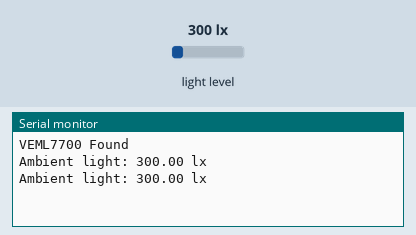
This sketch was run on a simulated Arduino Uno, built with avr-gcc and run on an emulated ATmega328P. Parts: the last lines printed to the serial monitor. The test bench sets the inputs (shaded band); at power-on: light level 300 lx.

Above: at 1.8 s.
1.9 s: light level set to 40 lx
At 2.8 s:
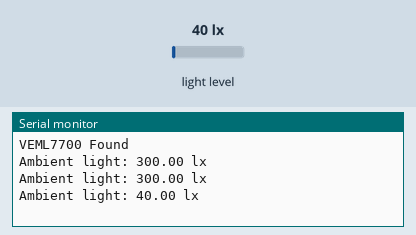
3.4 s: light level set to 500 lx
At 4.8 s:
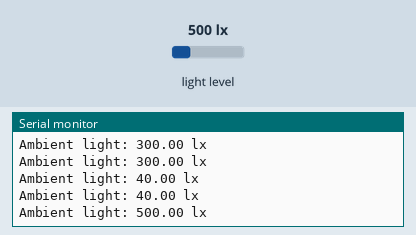
Timing chart, 0 to 6.4 s (numbered marks = the images above; inputs shaded):
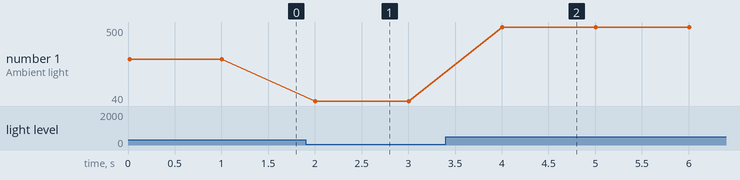

Measured:
- after the input at 1.9 s, the serial monitor: prints a new line after 0.10 s (image 1)
- after the input at 3.4 s, the serial monitor: prints a new line after 0.61 s (image 2)
- plotted number 1: 300 → 40 after the input at 1.9 s, 40 → 500 after the input at 3.4 s

The sketch:

LuxSensor.ino
```cpp
#include <Wire.h>
#include <Adafruit_VEML7700.h>

Adafruit_VEML7700 veml = Adafruit_VEML7700();

void setup() {
  Serial.begin(9600);
  // Wait for serial port to connect
  while (!Serial) { delay(10); }

  // Initialize the VEML7700 sensor
  if (!veml.begin()) {
    Serial.println("Failed to initialize VEML7700");

    while (1);
  }
  Serial.println("VEML7700 Found");

  // Configure the sensor
  veml.setGain(VEML7700_GAIN_1_8);
  veml.setIntegrationTime(VEML7700_IT_800MS);
}

void loop() {
  // Read ambient light
  float lux = veml.readLux();
  Serial.print("Ambient light: ");
  Serial.print(lux);
  Serial.println(" lx");

  delay(1000); // Wait for 1 second before next reading
}
```
